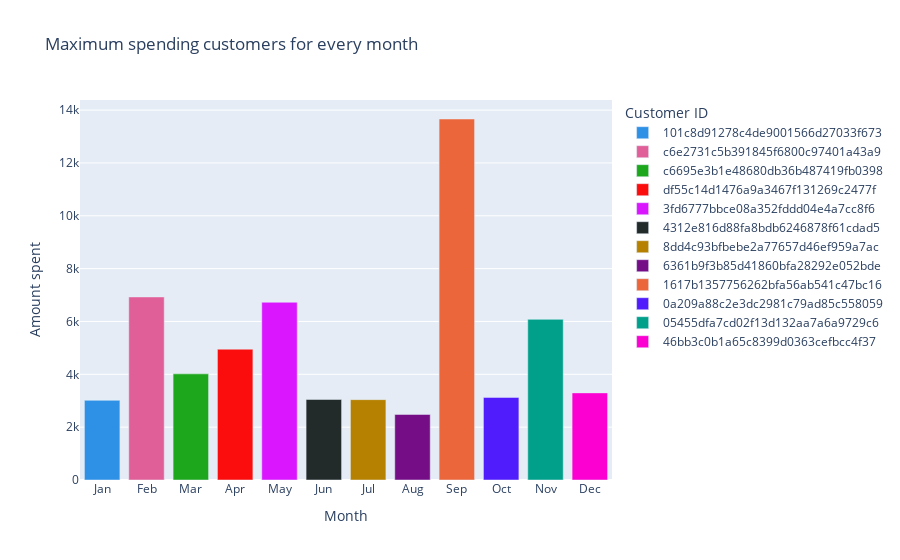

Notebook source saved alongside this figure:
### Code cell
fig = px.bar(df, x='order_purchase_month', y='sum(payment_value)', color='customer_id', color_discrete_sequence=px.colors.qualitative.Dark24,
             title='Maximum spending customers for every month',
             labels={
                 "sum(payment_value)":"Amount spent",
                 "customer_id": "Customer ID",
                 "order_purchase_month": 'Month'
             })

fig.update_layout(
    xaxis = dict(
        tickmode = 'array',
        tickvals = [i for i in range(1, 13)],
        ticktext = ['Jan', 'Feb', 'Mar', 'Apr', 'May', 'Jun', 'Jul', 'Aug', 'Sep', 'Oct', 'Nov', 'Dec']
    )
)
fig.show()

### Figure 1 — Plotly figure (JSON) as saved in the notebook; plotly's stock layout.template omitted (floating-point values rounded to 4 significant figures)
{"data": [{"alignmentgroup": "True", "hovertemplate": "Customer ID=101c8d91278c4de9001566d27033f673<br>Month=%{x}<br>Amount spent=%{y}<extra></extra>", "legendgroup": "101c8d91278c4de9001566d27033f673", "marker": {"color": "#2E91E5", "pattern": {"shape": ""}}, "name": "101c8d91278c4de9001566d27033f673", "offsetgroup": "101c8d91278c4de9001566d27033f673", "orientation": "v", "showlegend": true, "textposition": "auto", "type": "bar", "x": [1], "xaxis": "x", "y": [3016.0], "yaxis": "y"}, {"alignmentgroup": "True", "hovertemplate": "Customer ID=c6e2731c5b391845f6800c97401a43a9<br>Month=%{x}<br>Amount spent=%{y}<extra></extra>", "legendgroup": "c6e2731c5b391845f6800c97401a43a9", "marker": {"color": "#E15F99", "pattern": {"shape": ""}}, "name": "c6e2731c5b391845f6800c97401a43a9", "offsetgroup": "c6e2731c5b391845f6800c97401a43a9", "orientation": "v", "showlegend": true, "textposition": "auto", "type": "bar", "x": [2], "xaxis": "x", "y": [6929.0], "yaxis": "y"}, {"alignmentgroup": "True", "hovertemplate": "Customer ID=c6695e3b1e48680db36b487419fb0398<br>Month=%{x}<br>Amount spent=%{y}<extra></extra>", "legendgroup": "c6695e3b1e48680db36b487419fb0398", "marker": {"color": "#1CA71C", "pattern": {"shape": ""}}, "name": "c6695e3b1e48680db36b487419fb0398", "offsetgroup": "c6695e3b1e48680db36b487419fb0398", "orientation": "v", "showlegend": true, "textposition": "auto", "type": "bar", "x": [3], "xaxis": "x", "y": [4017.0], "yaxis": "y"}, {"alignmentgroup": "True", "hovertemplate": "Customer ID=df55c14d1476a9a3467f131269c2477f<br>Month=%{x}<br>Amount spent=%{y}<extra></extra>", "legendgroup": "df55c14d1476a9a3467f131269c2477f", "marker": {"color": "#FB0D0D", "pattern": {"shape": ""}}, "name": "df55c14d1476a9a3467f131269c2477f", "offsetgroup": "df55c14d1476a9a3467f131269c2477f", "orientation": "v", "showlegend": true, "textposition": "auto", "type": "bar", "x": [4], "xaxis": "x", "y": [4950.0], "yaxis": "y"}, {"alignmentgroup": "True", "hovertemplate": "Customer ID=3fd6777bbce08a352fddd04e4a7cc8f6<br>Month=%{x}<br>Amount spent=%{y}<extra></extra>", "legendgroup": "3fd6777bbce08a352fddd04e4a7cc8f6", "marker": {"color": "#DA16FF", "pattern": {"shape": ""}}, "name": "3fd6777bbce08a352fddd04e4a7cc8f6", "offsetgroup": "3fd6777bbce08a352fddd04e4a7cc8f6", "orientation": "v", "showlegend": true, "textposition": "auto", "type": "bar", "x": [5], "xaxis": "x", "y": [6727.0], "yaxis": "y"}, {"alignmentgroup": "True", "hovertemplate": "Customer ID=4312e816d88fa8bdb6246878f61cdad5<br>Month=%{x}<br>Amount spent=%{y}<extra></extra>", "legendgroup": "4312e816d88fa8bdb6246878f61cdad5", "marker": {"color": "#222A2A", "pattern": {"shape": ""}}, "name": "4312e816d88fa8bdb6246878f61cdad5", "offsetgroup": "4312e816d88fa8bdb6246878f61cdad5", "orientation": "v", "showlegend": true, "textposition": "auto", "type": "bar", "x": [6], "xaxis": "x", "y": [3048.0], "yaxis": "y"}, {"alignmentgroup": "True", "hovertemplate": "Customer ID=8dd4c93bfbebe2a77657d46ef959a7ac<br>Month=%{x}<br>Amount spent=%{y}<extra></extra>", "legendgroup": "8dd4c93bfbebe2a77657d46ef959a7ac", "marker": {"color": "#B68100", "pattern": {"shape": ""}}, "name": "8dd4c93bfbebe2a77657d46ef959a7ac", "offsetgroup": "8dd4c93bfbebe2a77657d46ef959a7ac", "orientation": "v", "showlegend": true, "textposition": "auto", "type": "bar", "x": [7], "xaxis": "x", "y": [3042.0], "yaxis": "y"}, {"alignmentgroup": "True", "hovertemplate": "Customer ID=6361b9f3b85d41860bfa28292e052bde<br>Month=%{x}<br>Amount spent=%{y}<extra></extra>", "legendgroup": "6361b9f3b85d41860bfa28292e052bde", "marker": {"color": "#750D86", "pattern": {"shape": ""}}, "name": "6361b9f3b85d41860bfa28292e052bde", "offsetgroup": "6361b9f3b85d41860bfa28292e052bde", "orientation": "v", "showlegend": true, "textposition": "auto", "type": "bar", "x": [8], "xaxis": "x", "y": [2481.0], "yaxis": "y"}, {"alignmentgroup": "True", "hovertemplate": "Customer ID=1617b1357756262bfa56ab541c47bc16<br>Month=%{x}<br>Amount spent=%{y}<extra></extra>", "legendgroup": "1617b1357756262bfa56ab541c47bc16", "marker": {"color": "#EB663B", "pattern": {"shape": ""}}, "name": "1617b1357756262bfa56ab541c47bc16", "offsetgroup": "1617b1357756262bfa56ab541c47bc16", "orientation": "v", "showlegend": true, "textposition": "auto", "type": "bar", "x": [9], "xaxis": "x", "y": [13660.0], "yaxis": "y"}, {"alignmentgroup": "True", "hovertemplate": "Customer ID=0a209a88c2e3dc2981c79ad85c558059<br>Month=%{x}<br>Amount spent=%{y}<extra></extra>", "legendgroup": "0a209a88c2e3dc2981c79ad85c558059", "marker": {"color": "#511CFB", "pattern": {"shape": ""}}, "name": "0a209a88c2e3dc2981c79ad85c558059", "offsetgroup": "0a209a88c2e3dc2981c79ad85c558059", "orientation": "v", "showlegend": true, "textposition": "auto", "type": "bar", "x": [10], "xaxis": "x", "y": [3126.0], "yaxis": "y"}, {"alignmentgroup": "True", "hovertemplate": "Customer ID=05455dfa7cd02f13d132aa7a6a9729c6<br>Month=%{x}<br>Amount spent=%{y}<extra></extra>", "legendgroup": "05455dfa7cd02f13d132aa7a6a9729c6", "marker": {"color": "#00A08B", "pattern": {"shape": ""}}, "name": "05455dfa7cd02f13d132aa7a6a9729c6", "offsetgroup": "05455dfa7cd02f13d132aa7a6a9729c6", "orientation": "v", "showlegend": true, "textposition": "auto", "type": "bar", "x": [11], "xaxis": "x", "y": [6082.0], "yaxis": "y"}, {"alignmentgroup": "True", "hovertemplate": "Customer ID=46bb3c0b1a65c8399d0363cefbcc4f37<br>Month=%{x}<br>Amount spent=%{y}<extra></extra>", "legendgroup": "46bb3c0b1a65c8399d0363cefbcc4f37", "marker": {"color": "#FB00D1", "pattern": {"shape": ""}}, "name": "46bb3c0b1a65c8399d0363cefbcc4f37", "offsetgroup": "46bb3c0b1a65c8399d0363cefbcc4f37", "orientation": "v", "showlegend": true, "textposition": "auto", "type": "bar", "x": [12], "xaxis": "x", "y": [3297.0], "yaxis": "y"}], "layout": {"barmode": "relative", "legend": {"title": {"text": "Customer ID"}, "tracegroupgap": 0}, "title": {"text": "Maximum spending customers for every month"}, "xaxis": {"anchor": "y", "domain": [0, 1], "tickmode": "array", "ticktext": ["Jan", "Feb", "Mar", "Apr", "May", "Jun", "Jul", "Aug", "Sep", "Oct", "Nov", "Dec"], "tickvals": [1, 2, 3, 4, 5, 6, 7, 8, 9, 10, 11, 12], "title": {"text": "Month"}}, "yaxis": {"anchor": "x", "domain": [0, 1], "title": {"text": "Amount spent"}}}}
